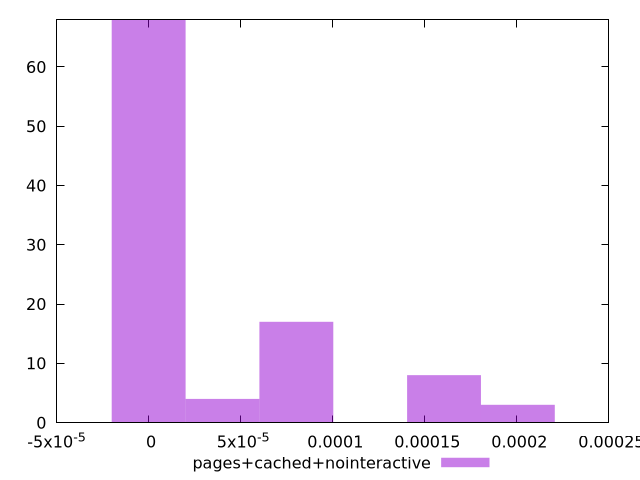

gnuplot code for this plot:
$_pagesCachedNointeractive <<EOF
0.00016044702618146583 8
0.00008022351309073291 17
0.00020055878272683228 3
0 68
0.000040111756545366457 4
EOF
set key outside below
set terminal pngcairo
set output "report_00004_2020-11-02T20-21-41.718Z/largest-contentful-paint/pages+cached+nointeractive//hist.png"
set yrange [0:68]
set boxwidth 0.000040111756545366457
set style fill transparent solid 0.5 noborder
plot $_pagesCachedNointeractive title "pages+cached+nointeractive" with boxes ,
